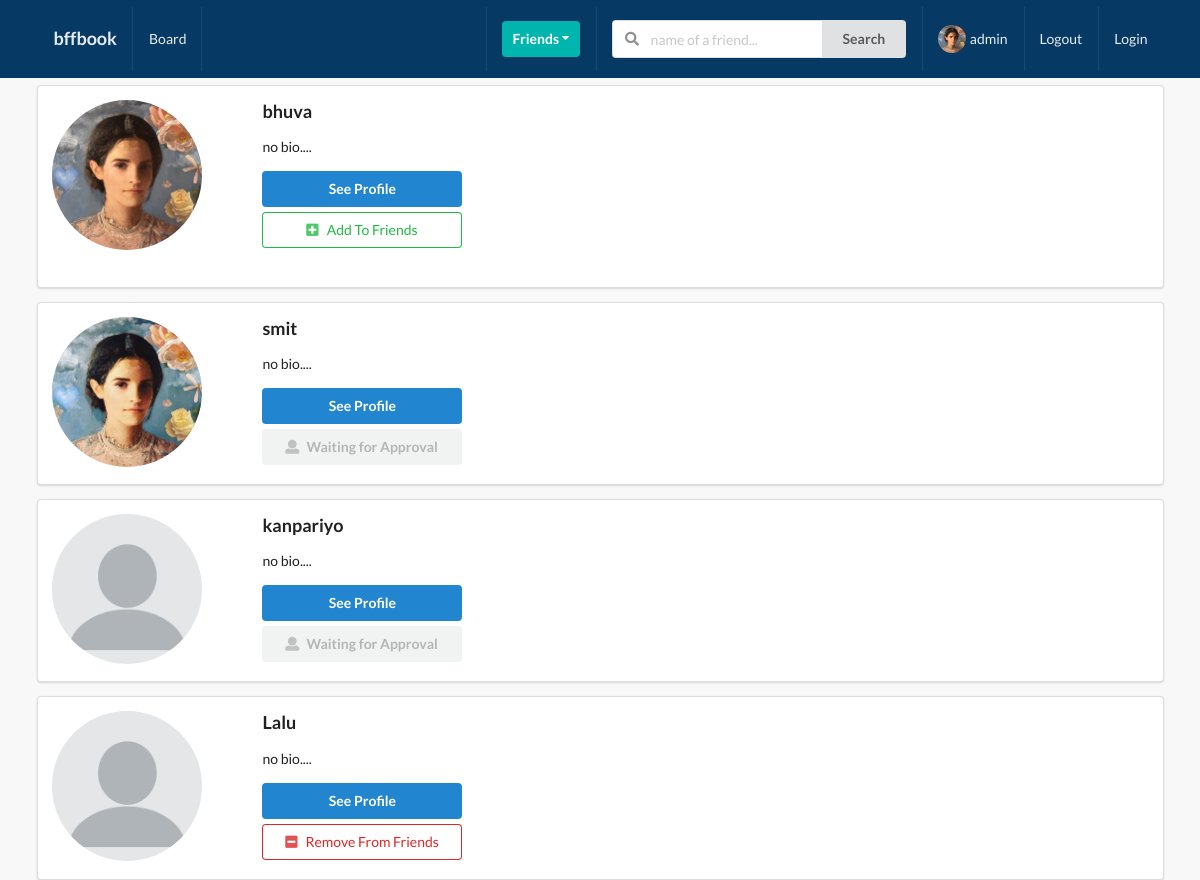
The page /profiles/ (signed in) on the database as committed earlier.
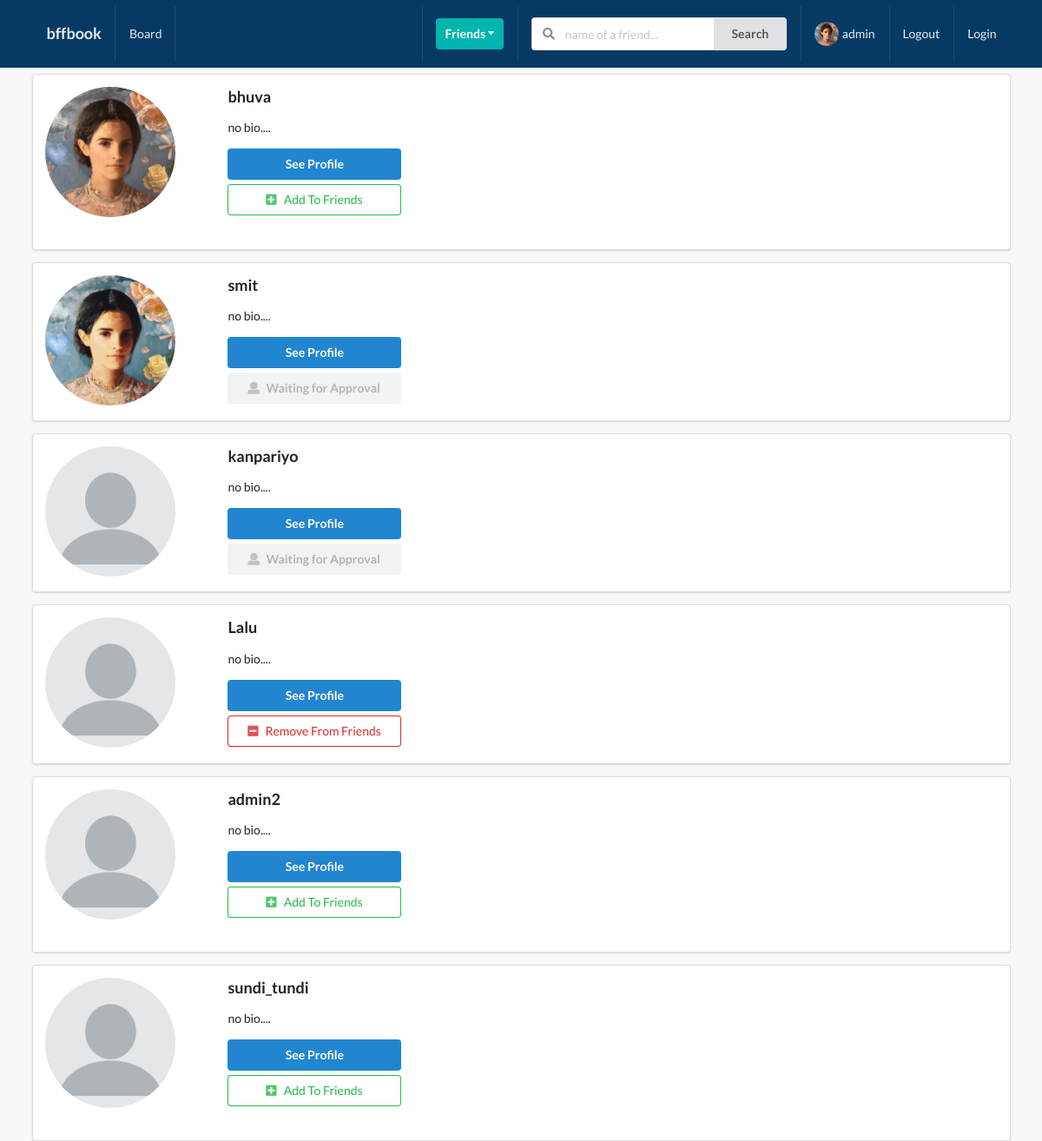
The same page on the database as committed later.
### user_profile/models.py (models this page shows, shortened)
class Profile(models.Model):
    first_name = models.CharField(max_length=200, blank=True)
    last_name = models.CharField(max_length=200, blank=True)
    user = models.OneToOneField(User, on_delete=models.CASCADE)
    bio = models.TextField(default="no bio....", max_length=300)
    email = models.EmailField(max_length=200, blank=True)
    country = models.CharField(max_length=200, blank=True)
    avatar = models.ImageField(default="avatar.png", upload_to='avatars/')
    friends = models.ManyToManyField(User, blank=True, related_name='friends')
    slug = models.SlugField(unique=True, blank=True)
    updated = models.DateTimeField(auto_now=True)
    created = models.DateTimeField(auto_now_add=True)
    objects = ProfileManager()
    def get_absolute_url(self):
        return reverse("user_profile:profile-detail-view", kwargs={"slug": self.slug})
    __intial_first_name = None
    __intial_last_name = None
    def __init__(self, *args, **kwargs):
        super().__init__(*args, **kwargs)
        self.__intial_first_name = self.first_name
        self.__intial_last_name = self.last_name

### user_profile/views.py (the view)
# urls.py: path('', views.ProfileListView.as_view(), name='profile-view'),
class ProfileListView(LoginRequiredMixin,ListView):
    model = Profile
    template_name = 'user_profile/profile_list.html'
    context_object_name = 'qs'
    def get_queryset(self):
        qs = Profile.objects.get_all_profiles(self.request.user)
        return qs
    def get_context_data(self, **kwargs):
        context = super().get_context_data(**kwargs)
        user = User.objects.get(username__iexact=self.request.user)
        profile = Profile.objects.get(user=user)
        rel_rec = Relationship.objects.filter(sender=profile)
        rel_sen = Relationship.objects.filter(receiver=profile)
        rel_receiver = []
        rel_sender = []
        for item  in rel_rec:
            rel_receiver.append(item.receiver.user)
        for item in rel_sen:
            rel_sender.append(item.sender.user)
        context['rel_receiver']= rel_receiver
        context['rel_sender']= rel_sender
        context['is_empty'] = False
        if len(self.get_queryset()) == 0:
            context['is_empty'] = True
        return context

### user_profile/context_processors.py (called while the page is built)
def profile_pic(request):
   if request.user.is_authenticated:
       profile_obj = Profile.objects.get(user=request.user)
       pic = profile_obj.avatar
       return {'picture':pic}
   return {}

def invitation_received_no(request):
   if request.user.is_authenticated:
      profile_obj = Profile.objects.get(user=request.user)
      qs_count = Relationship.objects.ivitation_received(profile_obj).count()
      return {'invites_num':qs_count}
   return {}

### user_profile/models.py (called while the page is built)
    def get_all_profiles(self, me):
        profiles = Profile.objects.all().exclude(user=me)
        return profiles

    def ivitation_received(self, receiver):
        qs = Relationship.objects.filter(receiver=receiver, status = 'send')
        return qs

### user_profile/templates/user_profile/profile_list.html (shortened to what this page needs)
{% extends "base.html" %}
{% block content %}
  {% for item in qs %}
     <div class="ui segment">
        <div class="ui grid">
            <div class="row">
                <div class="three wide column">
                    <img src="{{item.avatar.url}}" alt="" class="ui small circular image pic">
                </div>
                <div class="five wide column">
                    <h3>{{item.user}}</h3>
                    <p>{{item.bio}}</p>
                    <a href= '{{item.get_absolute_url}}'><button class="ui primary button mb-5 w-big ">See Profile</button></a>
                    {% if item.user not in rel_receiver and item.user not in rel_sender %}
                        <form action="{% url 'user_profile:send-invite' %}" method="post">
                            <button type="submit" class="ui green basic button mb-5 w-big"><i class="plus square icon"></i>Add To Friends</button>
                        </form>
                    {% endif %}
                    <br>
                    {% if item.user in rel_receiver and request.user not in item.friends.all %}
                    <button class="ui disabled button mb-5 w-big"><i class="user icon"></i>Waiting for Approval</button>
                    {% endif %}
                    {% if request.user in item.friends.all %}
                        <form action="{% url 'user_profile:remove-friend' %}" method="post">
                            <button type="submit" class="ui negative basic button mb-5 w-big"><i class="minus square icon"></i>Remove From Friends</button>
                        </form>
                    {% endif %}
                </div>
            </div>
        </div>
     </div>
    {% endfor %}
{% endblock content %}

Rows that differ between the two databases and show on the page:
added Profile: avatar (placeholder picture), user "admin2", bio "no bio...."
added Profile: avatar (placeholder picture), user "sundi_tundi", bio "no bio...."
